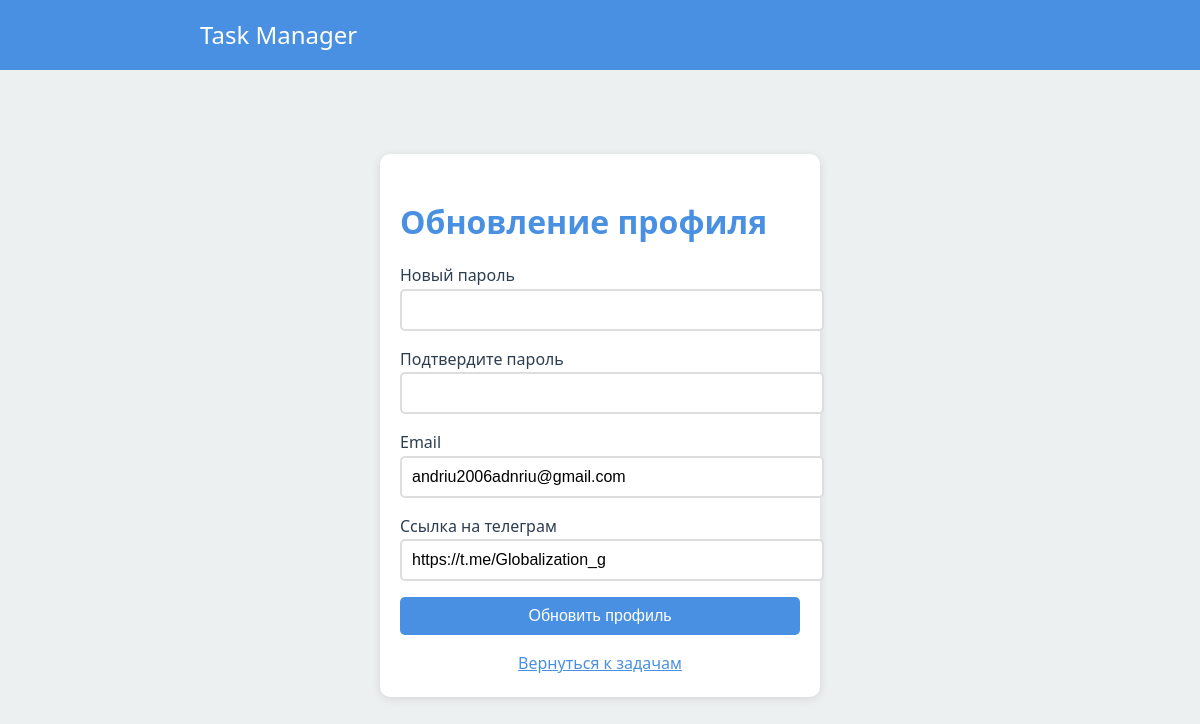
/update_profile/ (signed in), run on an earlier commit of the app's database.
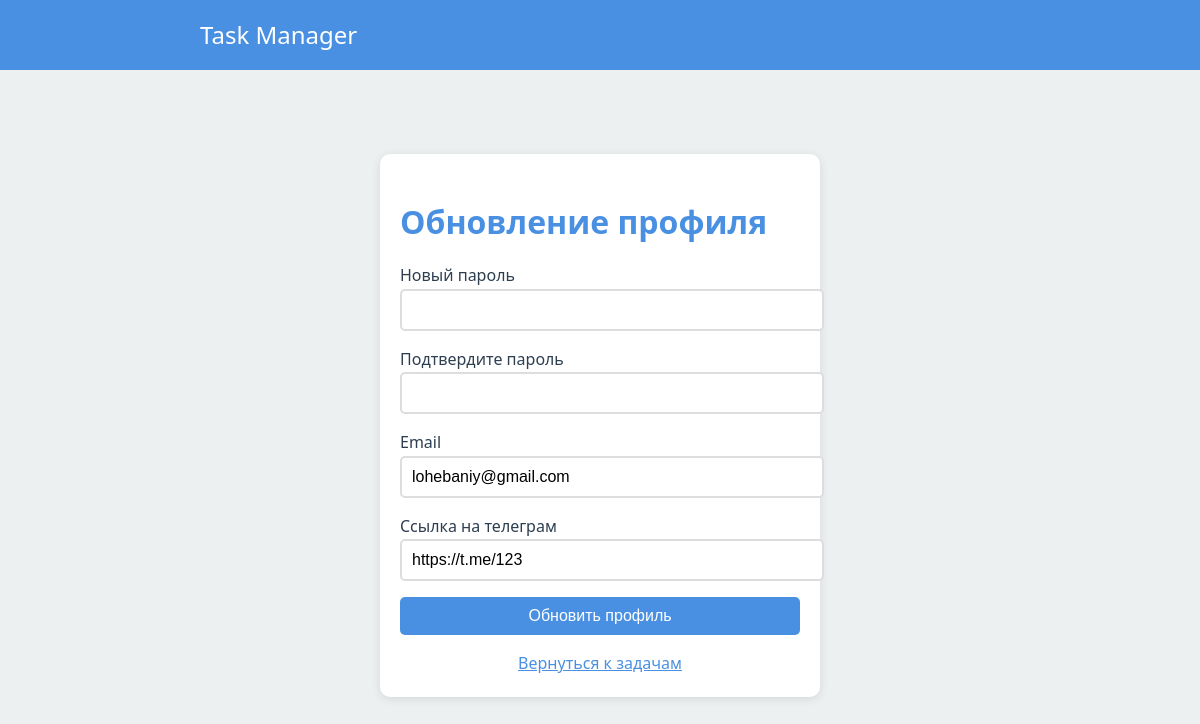
And on a later commit of the database.
### users/models.py (models this page shows, shortened)
class CustomUser(AbstractBaseUser):
    login = models.CharField(max_length=50, unique=True)
    email = models.EmailField(null=True, unique=True)
    date_joined = models.DateTimeField(default=timezone.now)
    telegram_id = models.CharField(max_length=50, null=True)
    is_staff = models.BooleanField(default=False)
    is_superuser = models.BooleanField(default=False)
    is_active = models.BooleanField(default=True)
    objects = CustomUserManager()
    USERNAME_FIELD = 'login'
    REQUIRED_FIELDS = []

### users/views.py (the view)
# urls.py: path('update_profile/', views.update_profile, name="update_profile"),
@login_required
def update_profile(request):
    if request.method == 'POST':
        form = UpdateProfileForm(request.POST, instance=request.user)
        if form.is_valid():
            new_password = form.cleaned_data.get('new_password')
            email = form.cleaned_data.get('email')
            telegram = form.cleaned_data.get('telegram')
            user = form.save(commit=False)
            CustomUser.objects.update_user(
                user=user,
                password=new_password if new_password else None,
                email=email,
                telegram=telegram
            )
            messages.success(request, "Профиль успешно обновлен")
            return redirect("tasks")
        else:
            messages.error(request, "Ошибка в введенных данных")
    else:
        initial_data = {
            'email': request.user.email,
            'telegram': f"https://t.me/{request.user.telegram_id}" if request.user.telegram_id else ""
        }
        form = UpdateProfileForm(instance=request.user, initial=initial_data)
    return render(request, 'users/update_profile.html', {'form': form})

### users/forms.py (shortened to what this page needs)
class UpdateProfileForm(forms.ModelForm):
    new_password = forms.CharField(label="Новый пароль", widget=forms.PasswordInput, required=False)
    check_password = forms.CharField(label="Подтвердите пароль", widget=forms.PasswordInput, required=False)
    email = forms.EmailField(label="Email", required=False)
    telegram = forms.URLField(label="Ссылка на телеграм", required=False)
    class Meta:
        model = CustomUser
        fields = []  # Пустой список, так как мы обрабатываем поля вручную

### tasks/templatetags/task_filters.py (called while the page is built)
@register.filter(name='add_class')
def add_class(field, css_class):
    return field.as_widget(attrs={"class": css_class})

### users/templates/users/update_profile.html (shortened to what this page needs)
{% load task_filters %}
<!DOCTYPE html>
<html lang="ru">
<head>
    <link rel="stylesheet" href="/static/css/style.css">
</head>
<body>
    <nav class="navbar">
        <div class="navbar-content">
            <span class="navbar-brand">Task Manager</span>
        </div>
    </nav>
    <div class="container">
        <div class="card fade-in" style="max-width: 400px; margin: 2rem auto;">
            <h1>Обновление профиля</h1>
            <form method="post" class="form-group">
                <div class="form-group">
                    <label for="{{ form.new_password.id_for_label }}">{{ form.new_password.label }}</label>
                    {{ form.new_password|add_class:"form-control" }}
                </div>
                <div class="form-group">
                    <label for="{{ form.check_password.id_for_label }}">{{ form.check_password.label }}</label>
                    {{ form.check_password|add_class:"form-control" }}
                </div>
                <div class="form-group">
                    <label for="{{ form.email.id_for_label }}">{{ form.email.label }}</label>
                    {{ form.email|add_class:"form-control" }}
                </div>
                <div class="form-group">
                    <label for="{{ form.telegram.id_for_label }}">{{ form.telegram.label }}</label>
                    {{ form.telegram|add_class:"form-control" }}
                </div>
                <button type="submit" class="btn btn-primary" style="width: 100%;">Обновить профиль</button>
            </form>
            <div style="text-align: center; margin-top: 1rem;">
                <a href="{% url 'tasks' %}" style="color: var(--primary-color);">Вернуться к задачам</a>
            </div>
        </div>
    </div>
</body>
</html>

What changed in the data, as far as the page shows it:
changed CustomUser: email "andriu2006adnriu@gmail.com" → "lohebaniy@gmail.com"; telegram "https://t.me/Globalization_g" → "https://t.me/123"
